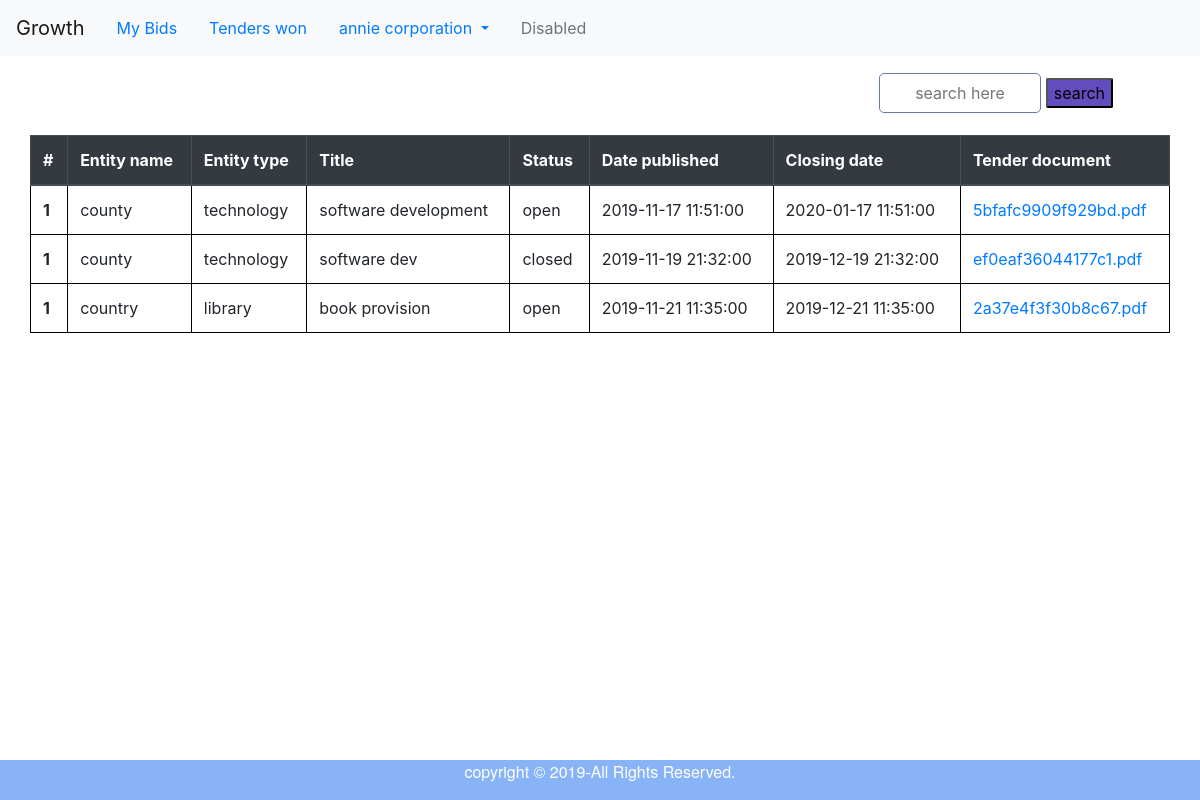
/supplier/supplier_home (signed in), run on the app's committed database.
### tenderingSystem/model.py (models this page shows, shortened)
class Company(db.Model):
    id = db.Column(db.INTEGER, primary_key=True, autoincrement=True)
    company_name = db.Column(db.String(100), nullable=False, unique=True)
    phone_number = db.Column(db.String(15), nullable=False)
    address = db.Column(db.String(100), nullable=False)
    company_type = db.Column(db.String(50), nullable=True)
    user = db.Column(db.INTEGER, db.ForeignKey("users.id"), nullable=False, unique=True)
    tender_publisher = db.relationship("Tenders", backref="publisher", lazy=True)
    bid_publisher = db.relationship("Bid", backref="bid_publisher", lazy=True)

class Tenders(db.Model):
    id = db.Column(db.INTEGER, primary_key=True, autoincrement=True)
    entity_name = db.Column(db.String(50), nullable=False)
    entity_type = db.Column(db.String(30), nullable=False)
    title = db.Column(db.String(200), nullable=False, unique=True)
    status = db.Column(db.String(8), nullable=False)
    date_published = db.Column(db.DATETIME, default=datetime.utcnow(), nullable=False)
    date_closed = db.Column(db.DATETIME, nullable=False)
    tender_document = db.Column(db.String(100), nullable=False)
    company = db.Column(db.INTEGER, db.ForeignKey("company.id"))
    is_delete = db.Column(db.Boolean, default=False)
    bidTender = db.relationship('Bid', secondary=bidTender, lazy='dynamic',
                                backref=db.backref('tenders', lazy=True))

### tenderingSystem/supplierRoutes.py (the view)
@app.route('/supplier/supplier_home', methods=["GET", "POST"])
@login_required
def supplier_home():
    tenders = Tenders.query.filter_by(is_delete=False).all()
    company = get_company_information()
    if company:
        return render_template('supplier/home.html', tenders=tenders, company_name=company.company_name)
    return render_template('supplier/home.html', tenders=tenders)

### tenderingSystem/helper_functions.py (called while the page is built)
def get_company_information():
    company = Company.query.filter_by(user=current_user.id).first()
    return company

### tenderingSystem/model.py (called while the page is built)
@login_manager.user_loader
def load_user(user_id):
    return Users.query.get(int(user_id))

### tenderingSystem/templates/supplier/home.html (shortened to what this page needs)
{% extends('supplier/layout.html') %}
{% block head %}
    {{ super() }}
 <link rel="stylesheet" type="text/css" href="{{ url_for('static', filename='css/supplier.css') }}">
{% endblock %}
{% block content %}
    <div class="container">
        <div class="search-bar">
            <form method="GET" action="search" class="search">
                <input name="search here" placeholder="search here" id="input">
                <button name="search" id="search_btn" >search</button>
            </form>
        </div>
        <table class="table">
            <thead class="thead-dark">
                <tr class="table_name">
                    <th scope="col">#</th>
                    <th scope="col">Entity name</th>
                    <th scope="col">Entity type</th>
                    <th scope="col">Title</th>
                    <th scope="col">Status</th>
                    <th scope="col">Date published</th>
                    <th scope="col">Closing date</th>
                    <th scope="col">Tender document</th>
                </tr>
            </thead>
            <tbody>
                {% for tender in tenders %}
                    <tr>
                        <th scope="row">{{ 1 }}</th>
                        <td>{{ tender.entity_name }}</td>
                        <td>{{ tender.entity_type }}</td>
                        <td>{{ tender.title }}</td>
                        <td>{{ tender.status }}</td>
                        <td>{{ tender.date_published }}</td>
                        <td>{{ tender.date_closed }}</td>
                        <td><a href="{{ url_for('tender_document', tender_id=tender.id) }}">{{ tender.tender_document }}</a></td>
                    </tr>
                {% endfor %}
            </tbody>
        </table>
        <div class="footer">
            <div class="footer-bottom">
                <label>copyright &copy 2019-All Rights Reserved.</label>
            </div>
        </div>
    </div>
{% endblock %}

### tenderingSystem/templates/supplier/layout.html (shortened to what this page needs)
<!doctype html>
<html lang="en">
  <head>
  {% block head %}
    <link rel="stylesheet" href="https://stackpath.bootstrapcdn.com/bootstrap/4.3.1/css/bootstrap.min.css">
  {% endblock %}
  </head>
  <body>
    <nav class="navbar navbar-expand-lg navbar-light bg-light sticky-top">
      <a class="navbar-brand" href="{{ url_for('supplier_home') }}">Growth</a>
        <ul class="nav justify-content-end">
             <li class="nav-item active">
                <a class="nav-link" href="{{ url_for('my_bids') }}" >My Bids</a>
            </li>
            <li class="nav-item active">
                <a class="nav-link" href="#" >Tenders won</a>
            </li>
            <li class="nav-item dropdown">
                {% if company_name %}
                    <a class="nav-link dropdown-toggle" href="#" id="navbarDropdown" role="button" data-toggle="dropdown" aria-haspopup="true" aria-expanded="false">
                        {{ company_name }}
                    </a>
                {% else %}
                    <a class="nav-link dropdown-toggle" href="#" id="navbarDropdown" role="button" data-toggle="dropdown" aria-haspopup="true" aria-expanded="false">
                      Settings
                    </a>
                {% endif %}
            </li>
            <li class="nav-item">
                <a class="nav-link disabled" href="#" tabindex="-1" aria-disabled="true">Disabled</a>
            </li>
        </ul>
    </nav>
    <div class="container">
        {% block content %}
        {% endblock %}
    </div>
  </body>
</html>

### tenderingSystem/static/css/supplier.css (style rules this page uses)
.container { max-width: 100%; }
.search-bar { text-align: right; margin-right:5%; }
#search_btn { border-radius: 2px; text-align: center; margin-top: 2%; background-color: rgba(33, 0, 163,0.7); }
#input { width: 15%; height: 40px; border-radius: 5px; border: 1px solid rgba(102, 121, 176, 1); text-align: center; }
.table { border: 1px; margin-top: 2%; }
.footer-bottom { background: #88b3f7; color: #ffffff; height: 40px; text-align: center; }
.footer { font-family: "Helvetica Neue",Helvetica,Arial,sans-serif; width: 100%; position: absolute; bottom: 0px; left: 0px; padding-top: 10px; }
.table_name { color: powderblue; }
table, tr, td, th { border: 1px solid black; border-collapse: collapse; }

### data on the page
Company: company_name "annie corporation"
Tenders: value "1", entity_name "county", entity_type "technology", title "software development", status "open", date_published "2019-11-17 11:51:00", date_closed "2020-01-17 11:51:00", tender_document "5bfafc9909f929bd.pdf"
Tenders: company "1", entity_name "county", entity_type "technology", title "software dev", status "closed", date_published "2019-11-19 21:32:00", date_closed "2019-12-19 21:32:00", tender_document "ef0eaf36044177c1.pdf"
Tenders: company "1", entity_name "country", entity_type "library", title "book provision", status "open", date_published "2019-11-21 11:35:00", date_closed "2019-12-21 11:35:00", tender_document "2a37e4f3f30b8c67.pdf"
